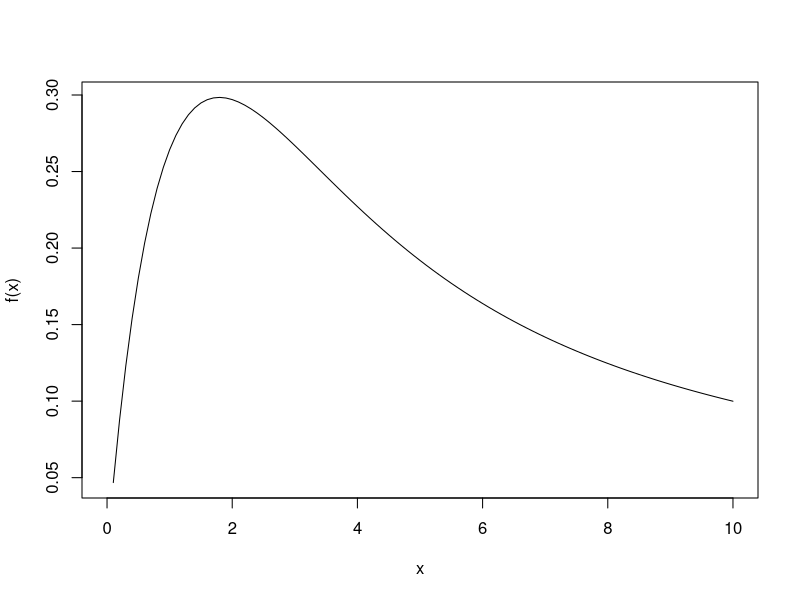
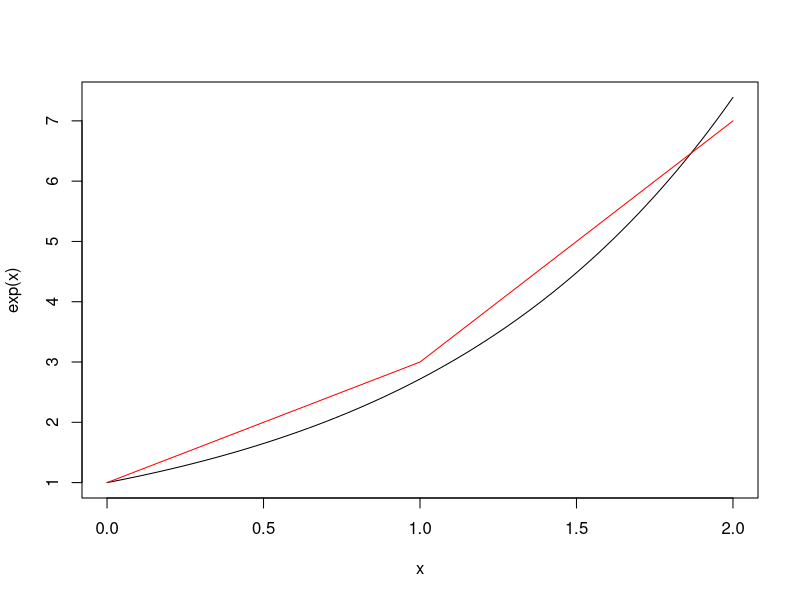

Write the R code that produced these figures, in order.

# Neson Siegel Function using a double iteration of least spared optimization
nelson_siegel_curve <- function(input_curve_points,
                                beta2_range = c(-30, 30),
                                lambda_range = c(0, 1),
                                sample_number_per_simulation = 5000,
                                output_curve_steps = c(1 / 12, 3 / 12, 6 / 12, 9 / 12, 1, 3, 5, 7, 10)) {


  # Global Definition -------------------------------------------------------
  if (!is.numeric(beta2_range) | !is.numeric(lambda_range)) {
    stop("variable range not set correctly")
  }

  cli::cli_h1("Calculating Nelson-Siegel")

  # ensure correct column names
  input_curve_points <- input_curve_points %>%
    dplyr::rename(
      mat = 1,
      price = 2
    )


  # Model the Zero-Point  ---------------------------------------------------

  model <- lm(price ~ mat, data = input_curve_points[1:3, ])
  mat_0_price <- predict(model, data.frame(mat = 0))

  # Calculate Betas ---------------------------------------------------------
  cli::cli_process_start("Calculate Parameters")

  beta_0 <- input_curve_points %>%
    dplyr::filter(mat == max(mat)) %>%
    dplyr::pull(price)

  beta_1 <- mat_0_price - beta_0

  cli::cli_process_done()
  # Create Random Interest Rates for Curve Points  --------------------------
  cli::cli_process_start("Start Simulations")

  head_simulation <- function(j) {
    ls_simulation <- function(i) {
      beta_2 <- runif(1, min = beta2_range[1], max = beta2_range[2])
      lambda <- runif(1, min = lambda_range[1], max = lambda_range[2])

      calc <- input_curve_points %>%
        mutate(
          beta_0 = beta_0,
          beta_1 = beta_1,
          term_1 = beta_1 * ((1 - exp(-mat / lambda)) / (mat / lambda)),
          term_2 = beta_2 * ((1 - exp(-mat / lambda)) / (mat / lambda) - exp(-mat / lambda)),
          ir = beta_0 + term_1 + term_2,
          delta_sq = (price - ir)^2
        )

      sq_sum <- sum(calc$delta_sq)

      output <- tibble(
        ls_estim = sq_sum,
        beta_2 = beta_2,
        lambda = lambda
      )
    }
    ls <- map_df(1:sample_number_per_simulation, ls_simulation)
    min_ls <- ls |> filter(ls_estim == min(ls_estim))
    return(min_ls)
  }

  sim_results <- map_df(
    cli::cli_progress_along(name = "Simulating:", 1:100),
    head_simulation
  )
  min_sim <- sim_results |> filter(ls_estim == min(ls_estim))

  cli::cli_process_done(msg_done = "Simulation Finished!")
  # Nelson Siegel Simulation Curve --------------------------------------------

  sim_curve <- tibble(time_step = output_curve_steps) %>%
    mutate(
      term_1 = beta_1 * ((1 - exp(-time_step / min_sim$lambda)) / (time_step / min_sim$lambda)),
      term_2 = min_sim$beta_2 * ((1 - exp(-time_step / min_sim$lambda)) / (time_step / min_sim$lambda) - exp(-time_step / min_sim$lambda)),
      sim_curve = beta_0 + term_1 + term_2
    ) %>%
    select(time_step, sim_curve)


  ns_parameters <- tibble(
    beta_0 = beta_0,
    beta_1 = beta_1,
    beta_2 = min_sim$beta_2,
    lambda = min_sim$lambda
  )

  out_list <- list(
    ns_params = ns_parameters,
    curve = sim_curve
  )
  return(out_list)
}

library(magrittr)
library(tidyverse)

df <- tibble::tribble(
  ~term,  ~value,
  1 / 12, -0.578,
  3 / 12, -0.56,
  6 / 12, -0.558,
  9 / 12, -0.532,
  1,      -0.398,
)

input_curve_points <- df |> rename(mat = 1, price = 2)

model <- lm(price ~ mat, data = input_curve_points[1:3, ])
mat_0_price <- predict(model, data.frame(mat = 0))

beta_0 <- input_curve_points |>
  filter(mat == max(mat)) |>
  pull(price)

beta_1 <- mat_0_price - beta_0
beta2_range <- c(-30, 30)
lambda_range <- c(0, 1)

beta_2 <- runif(1, min = beta2_range[1], max = beta2_range[2])
lambda <- runif(1, min = lambda_range[1], max = lambda_range[2])


f <- function(t, l = 1) {
  (1 - exp(- l * t)) / (l * t) - exp(- l * t)
}

curve(f, 0, 10)

f <- function(a) {
  a ^ 2 + a + 1
}

curve(exp, 0, 2)
lines(0:2, f(0:2), col = "red")
